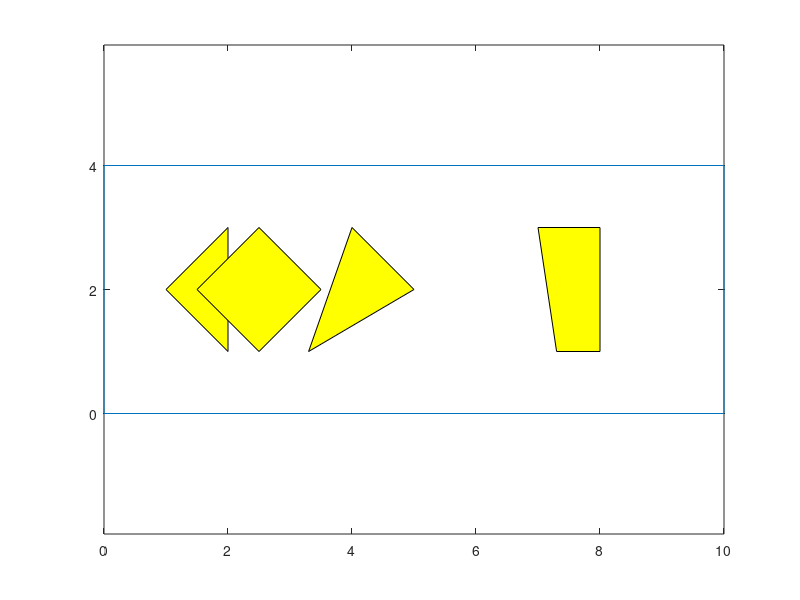

Here is the MATLAB script that generated this plot: (Note: this script raises an error after producing the figure.)
clear
close all
%% test 1: the same as the lecture note
% bounds=[-10 15 15 -10;-10 -10 10 10];
% CB={[0 2 3 2 0 -1;-7 -7 -5 -3 -3 -5],[0 0 1 2 3 3;3 2 0 0 2 3]};
% qI=[-5;4]; qG=[10;-8];
% qI=[2;8]; qG=[10;-8];
qI=[0.9;-2.5]; qG=[10;-8];
%qI=[-10;0]; qG=[15;0];
 % qI=[-1;2.5]; qG=[3;-7.5];
%% test 2: this test case is a bit tricky
bounds=[0 10 10 0;0 0 4 4];
CB={[1 2 2;2 1 3],[3-1.5 4-1.5 5-1.5 4-1.5;2 1 2 3],[3.3 5 4;1 2 3],[7.3 8 8 7;1 1 3 3]};
%qI=[0.5;0.5]; qG=[11.5;3.5];
%qI=[3;1]; qG=[8.8;1.5];

%% Plot
plot([bounds(1,:),bounds(1,1)],[bounds(2,:),bounds(2,1)]);
axis equal
hold on
for i=1:size(CB,2)
    Cpatch=CB{1,i};
    patch(Cpatch(1,:),Cpatch(2,:),'yellow')
end
%% TODO: implement your vertical cell decomposition algorithm
[V,G,ninit,ngoal] = vertical_cell_decomposition(qI,qG,CB,bounds);

plot(V(1,:),V(2,:),'o','MarkerFaceColor','black')
for i=1:size(G,2)
    for j=1:size(G,2)
        if G(i,j)~=inf&&G(i,j)~=0
            plot([V(1,i),V(1,j)],[V(2,i),V(2,j)],'black')
        end
    end
end

plot(V(1,ninit),V(2,ninit),'d','MarkerFaceColor','green')
plot(V(1,ngoal),V(2,ngoal),'s','MarkerFaceColor','red')

hold off